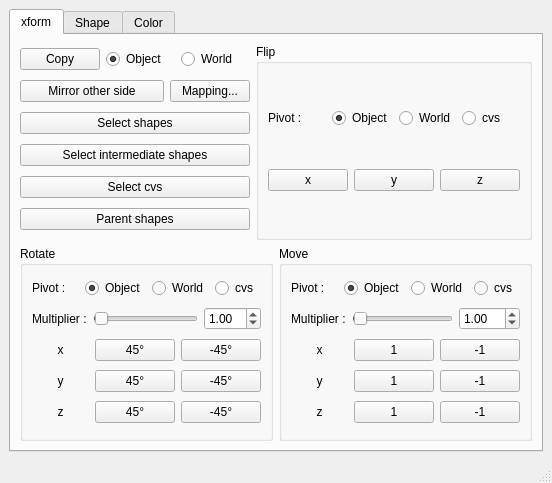
<?xml version="1.0" encoding="UTF-8"?>
<ui version="4.0">
 <class>MainWindow</class>
 <widget class="QMainWindow" name="MainWindow">
 <property name="geometry">
 <rect>
 <x>0</x>
 <y>0</y>
 <width>552</width>
 <height>483</height>
 </rect>
 </property>
 <property name="windowTitle">
 <string>MainWindow</string>
 </property>
 <widget class="QWidget" name="centralwidget">
 <layout class="QVBoxLayout" name="verticalLayout_8">
 <item>
 <widget class="QTabWidget" name="tabWidget">
 <property name="currentIndex">
 <number>0</number>
 </property>
 <widget class="QWidget" name="tab">
 <attribute name="title">
 <string>xform</string>
 </attribute>
 <layout class="QVBoxLayout" name="verticalLayout_10">
 <item>
 <layout class="QHBoxLayout" name="horizontalLayout_8">
 <item>
 <layout class="QVBoxLayout" name="verticalLayout_6">
 <item>
 <widget class="QWidget" name="widget" native="true">
 <property name="sizePolicy">
 <sizepolicy hsizetype="Preferred" vsizetype="Fixed">
 <horstretch>0</horstretch>
 <verstretch>0</verstretch>
 </sizepolicy>
 </property>
 <layout class="QVBoxLayout" name="verticalLayout_5">
 <property name="leftMargin">
 <number>0</number>
 </property>
 <property name="topMargin">
 <number>0</number>
 </property>
 <property name="rightMargin">
 <number>0</number>
 </property>
 <property name="bottomMargin">
 <number>0</number>
 </property>
 <item>
 <layout class="QHBoxLayout" name="horizontalLayout_19">
 <item>
 <widget class="QPushButton" name="copyShapeButton">
 <property name="text">
 <string>Copy</string>
 </property>
 </widget>
 </item>
 <item>
 <widget class="QRadioButton" name="copyShapeObjectRadioButton">
 <property name="text">
 <string>Object</string>
 </property>
 <property name="checked">
 <bool>true</bool>
 </property>
 </widget>
 </item>
 <item>
 <widget class="QRadioButton" name="copyShapeWorldRadioButton">
 <property name="text">
 <string>World</string>
 </property>
 </widget>
 </item>
 </layout>
 </item>
 </layout>
 </widget>
 </item>
 <item>
 <layout class="QHBoxLayout" name="horizontalLayout_18">
 <item>
 <widget class="QPushButton" name="mirrorOtherSideButton">
 <property name="text">
 <string>Mirror other side</string>
 </property>
 </widget>
 </item>
 <item>
 <widget class="QPushButton" name="mappingButton">
 <property name="sizePolicy">
 <sizepolicy hsizetype="Fixed" vsizetype="Fixed">
 <horstretch>0</horstretch>
 <verstretch>0</verstretch>
 </sizepolicy>
 </property>
 <property name="text">
 <string>Mapping...</string>
 </property>
 </widget>
 </item>
 </layout>
 </item>
 <item>
 <widget class="QPushButton" name="selectShapesButton">
 <property name="text">
 <string>Select shapes</string>
 </property>
 </widget>
 </item>
 <item>
 <widget class="QPushButton" name="selectIntermediateShapesButton">
 <property name="text">
 <string>Select intermediate shapes</string>
 </property>
 </widget>
 </item>
 <item>
 <widget class="QPushButton" name="selectCvsButton">
 <property name="text">
 <string>Select cvs</string>
 </property>
 </widget>
 </item>
 <item>
 <widget class="QPushButton" name="parentShapesButton">
 <property name="text">
 <string>Parent shapes</string>
 </property>
 </widget>
 </item>
 </layout>
 </item>
 <item>
 <widget class="QGroupBox" name="flipGroupBox">
 <property name="title">
 <string>Flip</string>
 </property>
 <layout class="QVBoxLayout" name="verticalLayout_3">
 <item>
 <layout class="QHBoxLayout" name="horizontalLayout_13">
 <item>
 <widget class="QLabel" name="label_11">
 <property name="text">
 <string>Pivot :</string>
 </property>
 </widget>
 </item>
 <item>
 <widget class="QRadioButton" name="radioButton_7">
 <property name="text">
 <string>Object</string>
 </property>
 <property name="checked">
 <bool>true</bool>
 </property>
 </widget>
 </item>
 <item>
 <widget class="QRadioButton" name="radioButton_8">
 <property name="text">
 <string>World</string>
 </property>
 </widget>
 </item>
 <item>
 <widget class="QRadioButton" name="radioButton_9">
 <property name="text">
 <string>cvs</string>
 </property>
 </widget>
 </item>
 </layout>
 </item>
 <item>
 <layout class="QHBoxLayout" name="horizontalLayout_14">
 <item>
 <widget class="QPushButton" name="flipXButton">
 <property name="text">
 <string>x</string>
 </property>
 </widget>
 </item>
 <item>
 <widget class="QPushButton" name="flipYButton">
 <property name="text">
 <string>y</string>
 </property>
 </widget>
 </item>
 <item>
 <widget class="QPushButton" name="flipZButton">
 <property name="text">
 <string>z</string>
 </property>
 </widget>
 </item>
 </layout>
 </item>
 </layout>
 </widget>
 </item>
 </layout>
 </item>
 <item>
 <layout class="QHBoxLayout" name="horizontalLayout_10">
 <item>
 <widget class="QGroupBox" name="rotateGroupBox">
 <property name="title">
 <string>Rotate</string>
 </property>
 <layout class="QVBoxLayout" name="verticalLayout_2">
 <item>
 <layout class="QHBoxLayout" name="horizontalLayout_11">
 <item>
 <widget class="QLabel" name="label_9">
 <property name="text">
 <string>Pivot :</string>
 </property>
 </widget>
 </item>
 <item>
 <widget class="QRadioButton" name="radioButton">
 <property name="text">
 <string>Object</string>
 </property>
 <property name="checked">
 <bool>true</bool>
 </property>
 </widget>
 </item>
 <item>
 <widget class="QRadioButton" name="radioButton_2">
 <property name="text">
 <string>World</string>
 </property>
 </widget>
 </item>
 <item>
 <widget class="QRadioButton" name="radioButton_3">
 <property name="text">
 <string>cvs</string>
 </property>
 </widget>
 </item>
 </layout>
 </item>
 <item>
 <layout class="QHBoxLayout" name="horizontalLayout_9">
 <item>
 <widget class="QLabel" name="label_8">
 <property name="text">
 <string>Multiplier :</string>
 </property>
 </widget>
 </item>
 <item>
 <widget class="QSlider" name="horizontalSlider_2">
 <property name="value">
 <number>1</number>
 </property>
 <property name="orientation">
 <enum>Qt::Horizontal</enum>
 </property>
 </widget>
 </item>
 <item>
 <widget class="QDoubleSpinBox" name="rotateMultiplierDoubleSpinBox">
 <property name="value">
 <double>1.000000000000000</double>
 </property>
 </widget>
 </item>
 </layout>
 </item>
 <item>
 <layout class="QHBoxLayout" name="horizontalLayout">
 <item>
 <widget class="QLabel" name="label">
 <property name="text">
 <string>x</string>
 </property>
 <property name="alignment">
 <set>Qt::AlignCenter</set>
 </property>
 </widget>
 </item>
 <item>
 <widget class="QPushButton" name="rotateX45Button">
 <property name="text">
 <string>45°</string>
 </property>
 </widget>
 </item>
 <item>
 <widget class="QPushButton" name="rotateXn45Button">
 <property name="text">
 <string>-45°</string>
 </property>
 </widget>
 </item>
 </layout>
 </item>
 <item>
 <layout class="QHBoxLayout" name="horizontalLayout_2">
 <item>
 <widget class="QLabel" name="label_2">
 <property name="text">
 <string>y</string>
 </property>
 <property name="alignment">
 <set>Qt::AlignCenter</set>
 </property>
 </widget>
 </item>
 <item>
 <widget class="QPushButton" name="rotateY45Button">
 <property name="text">
 <string>45°</string>
 </property>
 </widget>
 </item>
 <item>
 <widget class="QPushButton" name="rotateYn45Button">
 <property name="text">
 <string>-45°</string>
 </property>
 </widget>
 </item>
 </layout>
 </item>
 <item>
 <layout class="QHBoxLayout" name="horizontalLayout_3">
 <item>
 <widget class="QLabel" name="label_3">
 <property name="text">
 <string>z</string>
 </property>
 <property name="alignment">
 <set>Qt::AlignCenter</set>
 </property>
 </widget>
 </item>
 <item>
 <widget class="QPushButton" name="rotateZ45Button">
 <property name="text">
 <string>45°</string>
 </property>
 </widget>
 </item>
 <item>
 <widget class="QPushButton" name="rotateZn45Button">
 <property name="text">
 <string>-45°</string>
 </property>
 </widget>
 </item>
 </layout>
 </item>
 </layout>
 </widget>
 </item>
 <item>
 <widget class="QGroupBox" name="groupBox_3">
 <property name="title">
 <string>Move</string>
 </property>
 <layout class="QVBoxLayout" name="verticalLayout_4">
 <item>
 <layout class="QHBoxLayout" name="horizontalLayout_12">
 <item>
 <widget class="QLabel" name="label_10">
 <property name="text">
 <string>Pivot :</string>
 </property>
 </widget>
 </item>
 <item>
 <widget class="QRadioButton" name="radioButton_4">
 <property name="text">
 <string>Object</string>
 </property>
 <property name="checked">
 <bool>true</bool>
 </property>
 </widget>
 </item>
 <item>
 <widget class="QRadioButton" name="radioButton_5">
 <property name="text">
 <string>World</string>
 </property>
 </widget>
 </item>
 <item>
 <widget class="QRadioButton" name="radioButton_6">
 <property name="text">
 <string>cvs</string>
 </property>
 </widget>
 </item>
 </layout>
 </item>
 <item>
 <layout class="QHBoxLayout" name="horizontalLayout_7">
 <item>
 <widget class="QLabel" name="label_7">
 <property name="text">
 <string>Multiplier :</string>
 </property>
 </widget>
 </item>
 <item>
 <widget class="QSlider" name="horizontalSlider_3">
 <property name="value">
 <number>1</number>
 </property>
 <property name="orientation">
 <enum>Qt::Horizontal</enum>
 </property>
 </widget>
 </item>
 <item>
 <widget class="QDoubleSpinBox" name="moveMultiplierDoubleSpinBox">
 <property name="minimum">
 <double>-99.989999999999995</double>
 </property>
 <property name="value">
 <double>1.000000000000000</double>
 </property>
 </widget>
 </item>
 </layout>
 </item>
 <item>
 <layout class="QHBoxLayout" name="horizontalLayout_4">
 <item>
 <widget class="QLabel" name="label_4">
 <property name="text">
 <string>x</string>
 </property>
 <property name="alignment">
 <set>Qt::AlignCenter</set>
 </property>
 </widget>
 </item>
 <item>
 <widget class="QPushButton" name="moveX1Button">
 <property name="text">
 <string>1</string>
 </property>
 </widget>
 </item>
 <item>
 <widget class="QPushButton" name="moveXn1Button">
 <property name="text">
 <string>-1</string>
 </property>
 </widget>
 </item>
 </layout>
 </item>
 <item>
 <layout class="QHBoxLayout" name="horizontalLayout_6">
 <item>
 <widget class="QLabel" name="label_6">
 <property name="text">
 <string>y</string>
 </property>
 <property name="alignment">
 <set>Qt::AlignCenter</set>
 </property>
 </widget>
 </item>
 <item>
 <widget class="QPushButton" name="moveY1Button">
 <property name="text">
 <string>1</string>
 </property>
 </widget>
 </item>
 <item>
 <widget class="QPushButton" name="moveYn1Button">
 <property name="text">
 <string>-1</string>
 </property>
 </widget>
 </item>
 </layout>
 </item>
 <item>
 <layout class="QHBoxLayout" name="horizontalLayout_5">
 <item>
 <widget class="QLabel" name="label_5">
 <property name="text">
 <string>z</string>
 </property>
 <property name="alignment">
 <set>Qt::AlignCenter</set>
 </property>
 </widget>
 </item>
 <item>
 <widget class="QPushButton" name="moveZ1Button">
 <property name="text">
 <string>1</string>
 </property>
 </widget>
 </item>
 <item>
 <widget class="QPushButton" name="moveZn1Button">
 <property name="text">
 <string>-1</string>
 </property>
 </widget>
 </item>
 </layout>
 </item>
 </layout>
 </widget>
 </item>
 </layout>
 </item>
 </layout>
 </widget>
 <widget class="QWidget" name="shapeTab">
 <attribute name="title">
 <string>Shape</string>
 </attribute>
 <layout class="QVBoxLayout" name="verticalLayout_7">
 <item>
 <layout class="QHBoxLayout" name="horizontalLayout_17">
 <item>
 <widget class="QRadioButton" name="replaceShapeRadioButton">
 <property name="text">
 <string>Replace shape</string>
 </property>
 <property name="checked">
 <bool>true</bool>
 </property>
 </widget>
 </item>
 <item>
 <widget class="QRadioButton" name="addShapeRadioButton">
 <property name="text">
 <string>Add shape</string>
 </property>
 </widget>
 </item>
 </layout>
 </item>
 <item>
 <widget class="QGroupBox" name="shapesGroupBox">
 <property name="sizePolicy">
 <sizepolicy hsizetype="Expanding" vsizetype="Expanding">
 <horstretch>0</horstretch>
 <verstretch>0</verstretch>
 </sizepolicy>
 </property>
 <property name="title">
 <string>Shapes</string>
 </property>
 <layout class="QVBoxLayout" name="verticalLayout_9">
 <item>
 <widget class="QPushButton" name="pushButton">
 <property name="text">
 <string>PushButton</string>
 </property>
 </widget>
 </item>
 </layout>
 </widget>
 </item>
 <item>
 <widget class="QPushButton" name="saveNewShapeButton">
 <property name="text">
 <string>Save new shape...</string>
 </property>
 </widget>
 </item>
 </layout>
 </widget>
 <widget class="QWidget" name="colorTab">
 <attribute name="title">
 <string>Color</string>
 </attribute>
 <layout class="QVBoxLayout" name="verticalLayout">
 <item>
 <layout class="QHBoxLayout" name="horizontalLayout_15">
 <item>
 <widget class="QLabel" name="label_12">
 <property name="text">
 <string>Drawing override on :</string>
 </property>
 </widget>
 </item>
 <item>
 <widget class="QRadioButton" name="drawingOverrideShapeRadioButton">
 <property name="text">
 <string>shape</string>
 </property>
 <property name="checked">
 <bool>true</bool>
 </property>
 </widget>
 </item>
 <item>
 <widget class="QRadioButton" name="drawingOverrideTransformRadioButton">
 <property name="text">
 <string>transform</string>
 </property>
 </widget>
 </item>
 <item>
 <spacer name="horizontalSpacer">
 <property name="orientation">
 <enum>Qt::Horizontal</enum>
 </property>
 <property name="sizeHint" stdset="0">
 <size>
 <width>40</width>
 <height>20</height>
 </size>
 </property>
 </spacer>
 </item>
 <item>
 <widget class="Line" name="line">
 <property name="orientation">
 <enum>Qt::Vertical</enum>
 </property>
 </widget>
 </item>
 <item>
 <spacer name="horizontalSpacer_2">
 <property name="orientation">
 <enum>Qt::Horizontal</enum>
 </property>
 <property name="sizeHint" stdset="0">
 <size>
 <width>40</width>
 <height>20</height>
 </size>
 </property>
 </spacer>
 </item>
 <item>
 <widget class="QLabel" name="label_13">
 <property name="text">
 <string>Color sort :</string>
 </property>
 </widget>
 </item>
 <item>
 <widget class="QComboBox" name="comboBox">
 <item>
 <property name="text">
 <string>maya</string>
 </property>
 </item>
 <item>
 <property name="text">
 <string>hue</string>
 </property>
 </item>
 </widget>
 </item>
 </layout>
 </item>
 <item>
 <widget class="QGroupBox" name="groupBox_4">
 <property name="title">
 <string>Indexed</string>
 </property>
 <layout class="QGridLayout" name="gridLayout_2">
 <item row="0" column="5">
 <widget class="QPushButton" name="color4Button">
 <property name="sizePolicy">
 <sizepolicy hsizetype="Expanding" vsizetype="Expanding">
 <horstretch>0</horstretch>
 <verstretch>0</verstretch>
 </sizepolicy>
 </property>
 <property name="styleSheet">
 <string notr="true">background-color: rgb(155, 0, 40);</string>
 </property>
 <property name="text">
 <string/>
 </property>
 </widget>
 </item>
 <item row="3" column="7">
 <widget class="QPushButton" name="color30Button">
 <property name="sizePolicy">
 <sizepolicy hsizetype="Expanding" vsizetype="Expanding">
 <horstretch>0</horstretch>
 <verstretch>0</verstretch>
 </sizepolicy>
 </property>
 <property name="styleSheet">
 <string notr="true">background-color: rgb(111, 48, 161);</string>
 </property>
 <property name="text">
 <string/>
 </property>
 </widget>
 </item>
 <item row="3" column="6">
 <widget class="QPushButton" name="color29Button">
 <property name="sizePolicy">
 <sizepolicy hsizetype="Expanding" vsizetype="Expanding">
 <horstretch>0</horstretch>
 <verstretch>0</verstretch>
 </sizepolicy>
 </property>
 <property name="styleSheet">
 <string notr="true">background-color: rgb(48, 103, 161);</string>
 </property>
 <property name="text">
 <string/>
 </property>
 </widget>
 </item>
 <item row="2" column="7">
 <widget class="QPushButton" name="color22Button">
 <property name="sizePolicy">
 <sizepolicy hsizetype="Expanding" vsizetype="Expanding">
 <horstretch>0</horstretch>
 <verstretch>0</verstretch>
 </sizepolicy>
 </property>
 <property name="styleSheet">
 <string notr="true">background-color: rgb(255, 255, 99);</string>
 </property>
 <property name="text">
 <string/>
 </property>
 </widget>
 </item>
 <item row="1" column="2">
 <widget class="QPushButton" name="color10Button">
 <property name="sizePolicy">
 <sizepolicy hsizetype="Expanding" vsizetype="Expanding">
 <horstretch>0</horstretch>
 <verstretch>0</verstretch>
 </sizepolicy>
 </property>
 <property name="styleSheet">
 <string notr="true">background-color: rgb(138, 72, 51);</string>
 </property>
 <property name="text">
 <string/>
 </property>
 </widget>
 </item>
 <item row="3" column="8">
 <widget class="QPushButton" name="color31Button">
 <property name="sizePolicy">
 <sizepolicy hsizetype="Expanding" vsizetype="Expanding">
 <horstretch>0</horstretch>
 <verstretch>0</verstretch>
 </sizepolicy>
 </property>
 <property name="styleSheet">
 <string notr="true">background-color: rgb(161, 48, 106);</string>
 </property>
 <property name="text">
 <string/>
 </property>
 </widget>
 </item>
 <item row="3" column="3">
 <widget class="QPushButton" name="color27Button">
 <property name="sizePolicy">
 <sizepolicy hsizetype="Expanding" vsizetype="Expanding">
 <horstretch>0</horstretch>
 <verstretch>0</verstretch>
 </sizepolicy>
 </property>
 <property name="styleSheet">
 <string notr="true">background-color: rgb(48, 161, 93);</string>
 </property>
 <property name="text">
 <string/>
 </property>
 </widget>
 </item>
 <item row="3" column="1">
 <widget class="QPushButton" name="color25Button">
 <property name="sizePolicy">
 <sizepolicy hsizetype="Expanding" vsizetype="Expanding">
 <horstretch>0</horstretch>
 <verstretch>0</verstretch>
 </sizepolicy>
 </property>
 <property name="styleSheet">
 <string notr="true">background-color: rgb(158, 161, 48);</string>
 </property>
 <property name="text">
 <string/>
 </property>
 </widget>
 </item>
 <item row="0" column="2">
 <widget class="QPushButton" name="color2Button">
 <property name="sizePolicy">
 <sizepolicy hsizetype="Expanding" vsizetype="Expanding">
 <horstretch>0</horstretch>
 <verstretch>0</verstretch>
 </sizepolicy>
 </property>
 <property name="styleSheet">
 <string notr="true">background-color: rgb(64, 64, 64);</string>
 </property>
 <property name="text">
 <string/>
 </property>
 </widget>
 </item>
 <item row="2" column="0">
 <widget class="QPushButton" name="color16Button">
 <property name="sizePolicy">
 <sizepolicy hsizetype="Expanding" vsizetype="Expanding">
 <horstretch>0</horstretch>
 <verstretch>0</verstretch>
 </sizepolicy>
 </property>
 <property name="styleSheet">
 <string notr="true">background-color: rgb(255, 255, 255);</string>
 </property>
 <property name="text">
 <string/>
 </property>
 </widget>
 </item>
 <item row="2" column="1">
 <widget class="QPushButton" name="color17Button">
 <property name="sizePolicy">
 <sizepolicy hsizetype="Expanding" vsizetype="Expanding">
 <horstretch>0</horstretch>
 <verstretch>0</verstretch>
 </sizepolicy>
 </property>
 <property name="styleSheet">
 <string notr="true">background-color: rgb(255, 255, 0);</string>
 </property>
 <property name="text">
 <string/>
 </property>
 </widget>
 </item>
 <item row="3" column="2">
 <widget class="QPushButton" name="color26Button">
 <property name="sizePolicy">
 <sizepolicy hsizetype="Expanding" vsizetype="Expanding">
 <horstretch>0</horstretch>
 <verstretch>0</verstretch>
 </sizepolicy>
 </property>
 <property name="styleSheet">
 <string notr="true">background-color: rgb(104, 161, 48);</string>
 </property>
 <property name="text">
 <string/>
 </property>
 </widget>
 </item>
 <item row="1" column="5">
 <widget class="QPushButton" name="color12Button">
 <property name="sizePolicy">
 <sizepolicy hsizetype="Expanding" vsizetype="Expanding">
 <horstretch>0</horstretch>
 <verstretch>0</verstretch>
 </sizepolicy>
 </property>
 <property name="styleSheet">
 <string notr="true">background-color: rgb(153, 38, 0);</string>
 </property>
 <property name="text">
 <string/>
 </property>
 </widget>
 </item>
 <item row="0" column="0">
 <widget class="QPushButton" name="color0Button">
 <property name="sizePolicy">
 <sizepolicy hsizetype="Expanding" vsizetype="Expanding">
 <horstretch>0</horstretch>
 <verstretch>0</verstretch>
 </sizepolicy>
 </property>
 <property name="styleSheet">
 <string notr="true">background-color: rgb(120, 120, 120);</string>
 </property>
 <property name="text">
 <string/>
 </property>
 </widget>
 </item>
 <item row="0" column="1">
 <widget class="QPushButton" name="color1Button">
 <property name="sizePolicy">
 <sizepolicy hsizetype="Expanding" vsizetype="Expanding">
 <horstretch>0</horstretch>
 <verstretch>0</verstretch>
 </sizepolicy>
 </property>
 <property name="styleSheet">
 <string notr="true">background-color: rgb(0, 0, 0);</string>
 </property>
 <property name="text">
 <string/>
 </property>
 </widget>
 </item>
 <item row="2" column="2">
 <widget class="QPushButton" name="color18Button">
 <property name="sizePolicy">
 <sizepolicy hsizetype="Expanding" vsizetype="Expanding">
 <horstretch>0</horstretch>
 <verstretch>0</verstretch>
 </sizepolicy>
 </property>
 <property name="styleSheet">
 <string notr="true">background-color: rgb(100, 220, 255);</string>
 </property>
 <property name="text">
 <string/>
 </property>
 </widget>
 </item>
 <item row="1" column="7">
 <widget class="QPushButton" name="color14Button">
 <property name="sizePolicy">
 <sizepolicy hsizetype="Expanding" vsizetype="Expanding">
 <horstretch>0</horstretch>
 <verstretch>0</verstretch>
 </sizepolicy>
 </property>
 <property name="styleSheet">
 <string notr="true">background-color: rgb(0, 255, 0);</string>
 </property>
 <property name="text">
 <string/>
 </property>
 </widget>
 </item>
 <item row="1" column="8">
 <widget class="QPushButton" name="color15Button">
 <property name="sizePolicy">
 <sizepolicy hsizetype="Expanding" vsizetype="Expanding">
 <horstretch>0</horstretch>
 <verstretch>0</verstretch>
 </sizepolicy>
 </property>
 <property name="styleSheet">
 <string notr="true">background-color: rgb(0, 65, 153);</string>
 </property>
 <property name="text">
 <string/>
 </property>
 </widget>
 </item>
 <item row="0" column="8">
 <widget class="QPushButton" name="color7Button">
 <property name="sizePolicy">
 <sizepolicy hsizetype="Expanding" vsizetype="Expanding">
 <horstretch>0</horstretch>
 <verstretch>0</verstretch>
 </sizepolicy>
 </property>
 <property name="styleSheet">
 <string notr="true">background-color: rgb(0, 70, 25);</string>
 </property>
 <property name="text">
 <string/>
 </property>
 </widget>
 </item>
 <item row="1" column="3">
 <widget class="QPushButton" name="color11Button">
 <property name="sizePolicy">
 <sizepolicy hsizetype="Expanding" vsizetype="Expanding">
 <horstretch>0</horstretch>
 <verstretch>0</verstretch>
 </sizepolicy>
 </property>
 <property name="styleSheet">
 <string notr="true">background-color: rgb(63, 35, 31);</string>
 </property>
 <property name="text">
 <string/>
 </property>
 </widget>
 </item>
 <item row="2" column="6">
 <widget class="QPushButton" name="color21Button">
 <property name="sizePolicy">
 <sizepolicy hsizetype="Expanding" vsizetype="Expanding">
 <horstretch>0</horstretch>
 <verstretch>0</verstretch>
 </sizepolicy>
 </property>
 <property name="styleSheet">
 <string notr="true">background-color: rgb(228, 172, 121);</string>
 </property>
 <property name="text">
 <string/>
 </property>
 </widget>
 </item>
 <item row="0" column="7">
 <widget class="QPushButton" name="color6Button">
 <property name="sizePolicy">
 <sizepolicy hsizetype="Expanding" vsizetype="Expanding">
 <horstretch>0</horstretch>
 <verstretch>0</verstretch>
 </sizepolicy>
 </property>
 <property name="styleSheet">
 <string notr="true">background-color: rgb(0, 0, 255);</string>
 </property>
 <property name="text">
 <string/>
 </property>
 </widget>
 </item>
 <item row="2" column="3">
 <widget class="QPushButton" name="color19Button">
 <property name="sizePolicy">
 <sizepolicy hsizetype="Expanding" vsizetype="Expanding">
 <horstretch>0</horstretch>
 <verstretch>0</verstretch>
 </sizepolicy>
 </property>
 <property name="styleSheet">
 <string notr="true">background-color: rgb(67, 255, 163);</string>
 </property>
 <property name="text">
 <string/>
 </property>
 </widget>
 </item>
 <item row="3" column="0">
 <widget class="QPushButton" name="color24Button">
 <property name="sizePolicy">
 <sizepolicy hsizetype="Expanding" vsizetype="Expanding">
 <horstretch>0</horstretch>
 <verstretch>0</verstretch>
 </sizepolicy>
 </property>
 <property name="styleSheet">
 <string notr="true">background-color: rgb(161, 106, 48);</string>
 </property>
 <property name="text">
 <string/>
 </property>
 </widget>
 </item>
 <item row="0" column="6">
 <widget class="QPushButton" name="color5Button">
 <property name="sizePolicy">
 <sizepolicy hsizetype="Expanding" vsizetype="Expanding">
 <horstretch>0</horstretch>
 <verstretch>0</verstretch>
 </sizepolicy>
 </property>
 <property name="styleSheet">
 <string notr="true">background-color: rgb(0, 4, 96);</string>
 </property>
 <property name="text">
 <string/>
 </property>
 </widget>
 </item>
 <item row="1" column="6">
 <widget class="QPushButton" name="color13Button">
 <property name="sizePolicy">
 <sizepolicy hsizetype="Expanding" vsizetype="Expanding">
 <horstretch>0</horstretch>
 <verstretch>0</verstretch>
 </sizepolicy>
 </property>
 <property name="styleSheet">
 <string notr="true">background-color: rgb(255, 0, 0);</string>
 </property>
 <property name="text">
 <string/>
 </property>
 </widget>
 </item>
 <item row="0" column="3">
 <widget class="QPushButton" name="color3Button">
 <property name="sizePolicy">
 <sizepolicy hsizetype="Expanding" vsizetype="Expanding">
 <horstretch>0</horstretch>
 <verstretch>0</verstretch>
 </sizepolicy>
 </property>
 <property name="styleSheet">
 <string notr="true">background-color: rgb(153, 153, 153);</string>
 </property>
 <property name="text">
 <string/>
 </property>
 </widget>
 </item>
 <item row="2" column="5">
 <widget class="QPushButton" name="color20Button">
 <property name="sizePolicy">
 <sizepolicy hsizetype="Expanding" vsizetype="Expanding">
 <horstretch>0</horstretch>
 <verstretch>0</verstretch>
 </sizepolicy>
 </property>
 <property name="styleSheet">
 <string notr="true">background-color: rgb(255, 176, 176);</string>
 </property>
 <property name="text">
 <string/>
 </property>
 </widget>
 </item>
 <item row="1" column="1">
 <widget class="QPushButton" name="color9Button">
 <property name="sizePolicy">
 <sizepolicy hsizetype="Expanding" vsizetype="Expanding">
 <horstretch>0</horstretch>
 <verstretch>0</verstretch>
 </sizepolicy>
 </property>
 <property name="styleSheet">
 <string notr="true">background-color: rgb(200, 0, 200);</string>
 </property>
 <property name="text">
 <string/>
 </property>
 </widget>
 </item>
 <item row="3" column="5">
 <widget class="QPushButton" name="color28Button">
 <property name="sizePolicy">
 <sizepolicy hsizetype="Expanding" vsizetype="Expanding">
 <horstretch>0</horstretch>
 <verstretch>0</verstretch>
 </sizepolicy>
 </property>
 <property name="styleSheet">
 <string notr="true">background-color: rgb(48, 161, 161);</string>
 </property>
 <property name="text">
 <string/>
 </property>
 </widget>
 </item>
 <item row="2" column="8">
 <widget class="QPushButton" name="color23Button">
 <property name="sizePolicy">
 <sizepolicy hsizetype="Expanding" vsizetype="Expanding">
 <horstretch>0</horstretch>
 <verstretch>0</verstretch>
 </sizepolicy>
 </property>
 <property name="styleSheet">
 <string notr="true">background-color: rgb(0, 153, 84);</string>
 </property>
 <property name="text">
 <string/>
 </property>
 </widget>
 </item>
 <item row="1" column="0">
 <widget class="QPushButton" name="color8Button">
 <property name="sizePolicy">
 <sizepolicy hsizetype="Expanding" vsizetype="Expanding">
 <horstretch>0</horstretch>
 <verstretch>0</verstretch>
 </sizepolicy>
 </property>
 <property name="styleSheet">
 <string notr="true">background-color: rgb(38, 0, 67);</string>
 </property>
 <property name="text">
 <string/>
 </property>
 </widget>
 </item>
 </layout>
 </widget>
 </item>
 <item>
 <widget class="QPushButton" name="rgbButton">
 <property name="text">
 <string>RGB...</string>
 </property>
 </widget>
 </item>
 <item>
 <layout class="QHBoxLayout" name="horizontalLayout_16">
 <item>
 <widget class="QPushButton" name="copyColorButton">
 <property name="text">
 <string>Copy</string>
 </property>
 </widget>
 </item>
 <item>
 <widget class="QPushButton" name="drawingOverrideOnButton">
 <property name="text">
 <string>Drawing override ON</string>
 </property>
 </widget>
 </item>
 <item>
 <widget class="QPushButton" name="drawingOverrideOffButton">
 <property name="text">
 <string>Drawing override OFF</string>
 </property>
 </widget>
 </item>
 </layout>
 </item>
 </layout>
 </widget>
 </widget>
 </item>
 </layout>
 </widget>
 <widget class="QMenuBar" name="menubar">
 <property name="geometry">
 <rect>
 <x>0</x>
 <y>0</y>
 <width>552</width>
 <height>20</height>
 </rect>
 </property>
 </widget>
 <widget class="QStatusBar" name="statusbar"/>
 </widget>
 <resources/>
 <connections/>
</ui>
